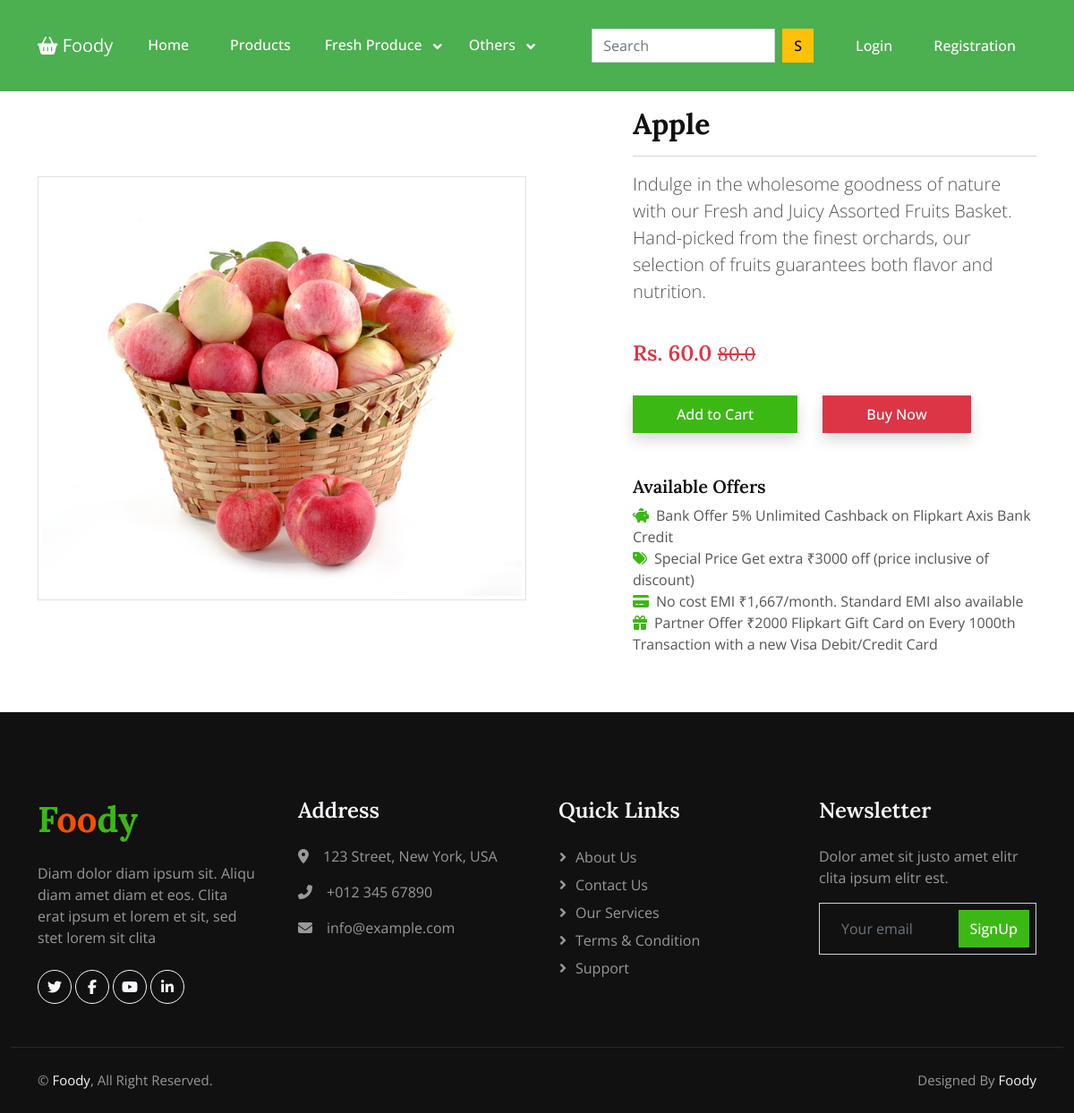
/product-detail/46/, run on the app's committed database.
### app/models.py (models this page shows, shortened)
class Product(models.Model):
 title = models.CharField(max_length=100)
 selling_price = models.FloatField()
 discounted_price = models.FloatField()
 description = models.TextField()
 brand = models.CharField(max_length=100)
 category = models.CharField( choices=CATEGORY_CHOICES, max_length=2)
 product_image = models.ImageField(upload_to='productimg')

### app/views.py (the view)
# urls.py: path('product-detail/<int:pk>/', views.ProductDetailView.as_view(), name='product-detail'),
class ProductDetailView(View):
	def get(self, request, pk):
		totalitem = 0
		product = Product.objects.get(pk=pk)
		item_already_in_cart=False
		if request.user.is_authenticated:
			totalitem = len(Cart.objects.filter(user=request.user))
			item_already_in_cart = Cart.objects.filter(Q(product=product.id) & Q(user=request.user)).exists()
		return render(request, 'app/productdetail.html', {'product':product, 'item_already_in_cart':item_already_in_cart, 'totalitem':totalitem})

### app/templates/app/productdetail.html (shortened to what this page needs)
{% extends 'app/base.html' %}
{% load static %}
{% block main-content %}
<div class="container my-5">
 <div class="row">
  <div class="col-sm-6 text-center align-self-center">
   <img src="{{product.product_image.url}}" alt="" class="img-fluid img-thumbnail">
  </div>
  <div class="col-sm-5 offset-sm-1">
   <h2 class="fw-bold">{{product.title}}</h2>
   <hr>
   <p class="lead">{{product.description}}</p>
   <br>
   <h4 class="text-danger">Rs. {{product.discounted_price}} <small class="fw-light text-decoration-line-through">{{product.selling_price}}</small></h4>
   <br>
   {% if user.is_authenticated  %}
    {% if item_already_in_cart  %}
     <a href="{% url 'showcart' %}" class="btn btn-warning shadow px-5 py-2 ms-4">Go to Cart</a>
    {% else %}
     <form action="/add-to-cart" class="d-inline">
      <input type="hidden" name="prod_id" value="{{product.id}}" id="prod_id">
      <button type="submit" class="btn btn-primary shadow px-5 py-2">Add to Cart</button>
     </form>
    {% endif %}
   {% else %}
     <form action="/add-to-cart" class="d-inline">
      <button type="submit" class="btn btn-primary shadow px-5 py-2">Add to Cart</button>
     </form>
   {% endif %}
   <form action="/add-to-cart" class="d-inline">
    <button type="submit" class="btn btn-danger shadow px-5 py-2 ms-4">Buy Now</button>
   </form>
   <h5 class="mt-5">Available Offers</h5>
   <ul class="list-unstyled">
    <li><i class="fas fa-piggy-bank text-primary me-2"></i>Bank Offer 5% Unlimited Cashback on Flipkart Axis Bank Credit</li>
    <li><i class="fas fa-tags text-primary me-2"></i>Special Price Get extra ₹3000 off (price inclusive of discount)</li>
    <li><i class="fas fa-credit-card text-primary me-2"></i>No cost EMI ₹1,667/month. Standard EMI also available</li>
    <li><i class="fas fa-gift text-primary me-2"></i>Partner Offer ₹2000 Flipkart Gift Card on Every 1000th Transaction with a new Visa Debit/Credit Card</li>
   </ul>
  </div>
 </div>
</div>
{% endblock main-content %}

### homepage/static/homepage/css/style.css (style rules this page uses)
:root { --primary: #3CB815; --secondary: #F65005; --light: #F7F8FC; --dark: #111111; }
.btn { font-weight: 500; transition: .5s; }
.btn.btn-primary, .btn.btn-secondary, .btn.btn-outline-primary:hover, .btn.btn-outline-secondary:hover { color: #FFFFFF; }

### data on the page
Product: product_image (picture), title "Apple", description "Indulge in the wholesome goodness of nature with our Fresh and Juicy Assorted Fruits Basket. Hand-picked from the finest orchards, our selection of fruits guarantees both flavor and nutrition.", discounted_price "60.0", selling_price "80.0"
